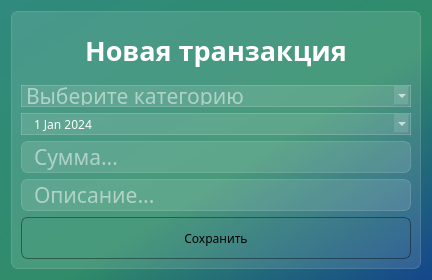
<?xml version="1.0" encoding="UTF-8"?>
<ui version="4.0">
 <class>Dialog</class>
 <widget class="QDialog" name="Dialog">
  <property name="geometry">
   <rect>
    <x>0</x>
    <y>0</y>
    <width>432</width>
    <height>280</height>
   </rect>
  </property>
  <property name="windowTitle">
   <string>Создать</string>
  </property>
  <property name="styleSheet">
   <string notr="true">background-color: qlineargradient(spread:pad, x1:1, y1:1, x2:0, y2:0, stop:0 rgba(20, 70, 140, 255), stop:0.427447 rgba(48, 140, 105, 255), stop:1 rgba(48, 138,  126, 255));
font-family: BigCaslon;</string>
  </property>
  <layout class="QVBoxLayout" name="verticalLayout_2">
   <item>
    <widget class="QFrame" name="frame">
     <property name="styleSheet">
      <string notr="true">background-color: rgba(255, 255, 255, 30);
border: 1px solid rgba(255 ,255 ,255, 40);
border-radius: 7px;</string>
     </property>
     <property name="frameShape">
      <enum>QFrame::StyledPanel</enum>
     </property>
     <property name="frameShadow">
      <enum>QFrame::Raised</enum>
     </property>
     <layout class="QVBoxLayout" name="verticalLayout">
      <item>
       <widget class="QLabel" name="new_trans_label">
        <property name="styleSheet">
         <string notr="true">color: white;
font-weight: bold;
font-size: 20pt;
background-color: none;
border: none;</string>
        </property>
        <property name="text">
         <string>Новая транзакция</string>
        </property>
        <property name="alignment">
         <set>Qt::AlignCenter</set>
        </property>
       </widget>
      </item>
      <item>
       <widget class="QComboBox" name="cb_category">
        <property name="acceptDrops">
         <bool>true</bool>
        </property>
        <property name="styleSheet">
         <string notr="true">
QComboBox {
font-size: 16pt;
color: white;
border-radius: 0px;
height: 20px;
}

QComboBox: item {
color: black;
}</string>
        </property>
        <property name="placeholderText">
         <string>Выберите категорию</string>
        </property>
        <item>
         <property name="text">
          <string>Продукты</string>
         </property>
        </item>
        <item>
         <property name="text">
          <string>Техника</string>
         </property>
        </item>
        <item>
         <property name="text">
          <string>Транспорт</string>
         </property>
        </item>
        <item>
         <property name="text">
          <string>Бытовая химия</string>
         </property>
        </item>
        <item>
         <property name="text">
          <string>Услуги</string>
         </property>
        </item>
        <item>
         <property name="text">
          <string>Контент</string>
         </property>
        </item>
        <item>
         <property name="text">
          <string>Стройматериалы</string>
         </property>
        </item>
        <item>
         <property name="text">
          <string>Электроника</string>
         </property>
        </item>
        <item>
         <property name="text">
          <string>Инструменты</string>
         </property>
        </item>
        <item>
         <property name="text">
          <string>Топливо</string>
         </property>
        </item>
        <item>
         <property name="text">
          <string>Развлечения</string>
         </property>
        </item>
        <item>
         <property name="text">
          <string>Отдых</string>
         </property>
        </item>
        <item>
         <property name="text">
          <string>ЖКХ</string>
         </property>
        </item>
        <item>
         <property name="text">
          <string>Кафе/рестораны</string>
         </property>
        </item>
        <item>
         <property name="text">
          <string>Одежда и обувь</string>
         </property>
        </item>
        <item>
         <property name="text">
          <string>Переводы</string>
         </property>
        </item>
        <item>
         <property name="text">
          <string>Цифровые товары</string>
         </property>
        </item>
        <item>
         <property name="text">
          <string>Сервисы</string>
         </property>
        </item>
        <item>
         <property name="text">
          <string>Благотворительность</string>
         </property>
        </item>
       </widget>
      </item>
      <item>
       <widget class="QDateEdit" name="data">
        <property name="enabled">
         <bool>true</bool>
        </property>
        <property name="styleSheet">
         <string notr="true">font-size: 16 pt;
color: white; 
padding-left: 10px;
border-radius: 0px;
height: 20px;</string>
        </property>
        <property name="calendarPopup">
         <bool>true</bool>
        </property>
        <property name="date">
         <date>
          <year>2024</year>
          <month>1</month>
          <day>1</day>
         </date>
        </property>
       </widget>
      </item>
      <item>
       <widget class="QLineEdit" name="amount">
        <property name="styleSheet">
         <string notr="true">font-size: 16pt;
color: white;
padding-left: 10px;
height: 30px;
</string>
        </property>
        <property name="alignment">
         <set>Qt::AlignLeading|Qt::AlignLeft|Qt::AlignVCenter</set>
        </property>
        <property name="placeholderText">
         <string>Сумма...</string>
        </property>
        <property name="clearButtonEnabled">
         <bool>false</bool>
        </property>
       </widget>
      </item>
      <item>
       <widget class="QLineEdit" name="descript">
        <property name="styleSheet">
         <string notr="true">font-size: 16pt;
color: white;
padding-left: 10px;
height: 30px;</string>
        </property>
        <property name="placeholderText">
         <string>Описание...</string>
        </property>
       </widget>
      </item>
      <item>
       <widget class="QPushButton" name="save_button">
        <property name="styleSheet">
         <string notr="true">QPushButton {
background-color: rgba(255,255, 255, 0);
border: 1px solid rgba(0, 0, 0, 100);
border-radius: 7px;
height: 40px;
}
QPushButton:hover {
background-color: rgba(255, 255, 255, 40);
}

QPushButton:pressed {
background-color: rgba(255, 255, 255, 90);
}</string>
        </property>
        <property name="text">
         <string>Сохранить</string>
        </property>
        <property name="icon">
         <iconset resource="res-new-window-rc.qrc">
          <normaloff>:/newPrefix/icons/add.svg</normaloff>:/newPrefix/icons/add.svg</iconset>
        </property>
        <property name="iconSize">
         <size>
          <width>24</width>
          <height>24</height>
         </size>
        </property>
       </widget>
      </item>
     </layout>
    </widget>
   </item>
  </layout>
 </widget>
 <resources>
  <include location="res-new-window-rc.qrc"/>
 </resources>
 <connections/>
</ui>
